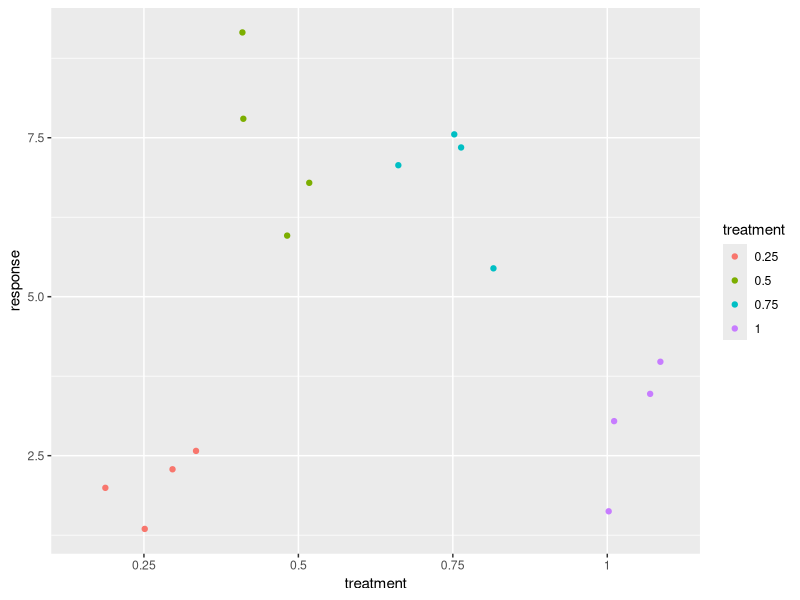
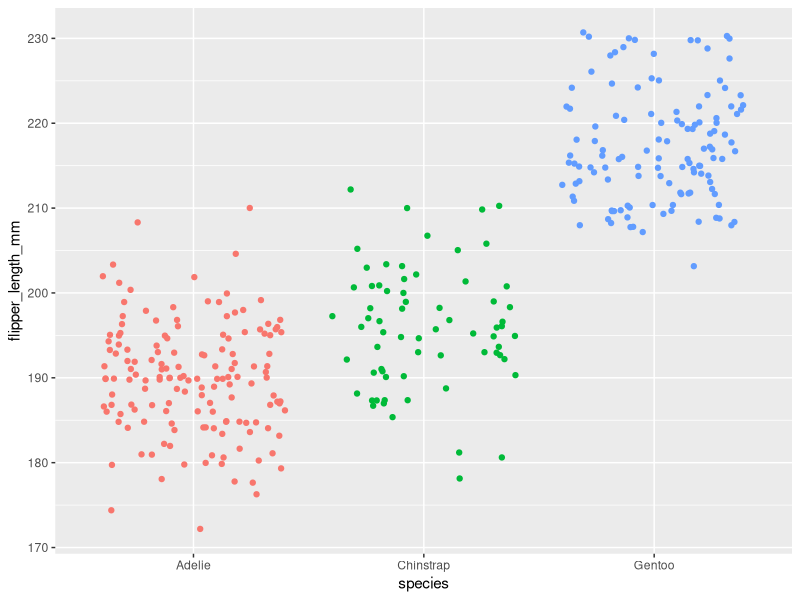

These charts were generated, in order, by the following R code:
## Question 1
library(ggplot2)
fac <- factor(rep(c(0.25, 0.5,0.75,1),each = 4))
fac
height <- c(1.4, 2.0, 2.3,2.5,7.8,9.2,6.8,6.0,7.6,7.0,7.3,5.5,1.6,3.4,3.0,3.9)
exp <- data.frame(treatment = fac , response = height)
library(ggplot2)
ggplot(exp) + aes(x= treatment, y = response, color = treatment)+ geom_jitter()
mod <- aov(response ~ treatment, data = exp)
summary(mod)



### Question 2
library(palmerpenguins)
library(tidyverse)
data<-penguins[, c("species", "flipper_length_mm")]
summary(data)

ggplot(data) +
  aes(x = species, y = flipper_length_mm, color = species) +
  geom_jitter() +
  theme(legend.position = "none")
res_aov <- aov(flipper_length_mm ~ species,
               data = data)

summary(res_aov)

